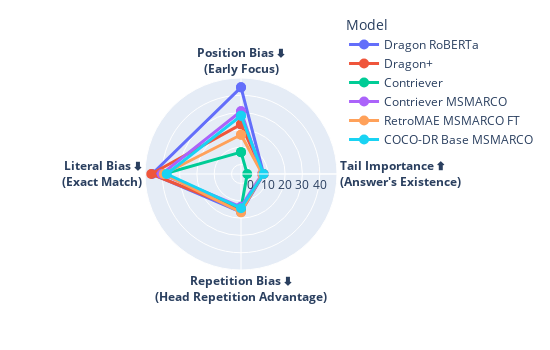

Notebook code for this chart:
### Code cell
import plotly.express as px

fig = px.line_polar(
    df, r="Paired t-Test Statistic", theta="test", color="Model", line_close=True,
    width=550, height=350,
    # color_discrete_sequence=px.colors.sequential.Plasma_r,
    # color_discrete_sequence=px.colors.qualitative.Set1,  # Harmonious color scheme
    # template="plotly_dark",
    # template="seaborn",
    category_orders={"Model": ['Dragon RoBERTa ', 'Dragon+ ', 'Contriever ', 'Contriever MSMARCO', 'RetroMAE MSMARCO FT', 'COCO-DR Base MSMARCO',]},
    
)
fig.update_traces(
    mode="lines+markers",
    marker=dict(size=10, symbol='circle'),  # Larger markers with borders
    line=dict(width=3)  # Thicker lines
)

fig.update_layout(
    polar=dict(
        angularaxis=dict(
            tickfont=dict(weight="bold"),  # Bold theta labels
        ),
    ),
)

fig.update_layout(legend=dict(
    yanchor="bottom",
    y=0.6,
    xanchor="left",
    x=0.82
))

# fig.update_layout(polar=dict(radialaxis=dict(type="log")))
# fig.update_layout(legend_traceorder="reversed")

# fig.update_traces(fill='toself')
fig.write_image("figs/radar_plot.pdf", engine="kaleido")
fig.show()

### Figure 1 — Plotly figure (JSON) as saved in the notebook; plotly's stock layout.template omitted (floating-point values rounded to 4 significant figures)
{"data": [{"hovertemplate": "Model=Dragon RoBERTa <br>Paired t-Test Statistic=%{r}<br>test=%{theta}<extra></extra>", "legendgroup": "Dragon RoBERTa ", "line": {"color": "#636efa", "dash": "solid", "width": 3}, "marker": {"size": 10, "symbol": "circle"}, "mode": "lines+markers", "name": "Dragon RoBERTa ", "r": [44.56, 7.586, 16.49, 45.84, 44.56], "showlegend": true, "subplot": "polar", "theta": ["Position Bias ⬇<br>(Early Focus)", "Tail Importance ⬆<br>(Answer's Existence)", "Repetition Bias ⬇<br>(Head Repetition Advantage)", "Literal Bias ⬇<br>(Exact Match)", "Position Bias ⬇<br>(Early Focus)"], "type": "scatterpolar"}, {"hovertemplate": "Model=Dragon+ <br>Paired t-Test Statistic=%{r}<br>test=%{theta}<extra></extra>", "legendgroup": "Dragon+ ", "line": {"color": "#EF553B", "dash": "solid", "width": 3}, "marker": {"size": 10, "symbol": "circle"}, "mode": "lines+markers", "name": "Dragon+ ", "r": [23.2, 7.57, 15.22, 46.35, 23.2], "showlegend": true, "subplot": "polar", "theta": ["Position Bias ⬇<br>(Early Focus)", "Tail Importance ⬆<br>(Answer's Existence)", "Repetition Bias ⬇<br>(Head Repetition Advantage)", "Literal Bias ⬇<br>(Exact Match)", "Position Bias ⬇<br>(Early Focus)"], "type": "scatterpolar"}, {"hovertemplate": "Model=Contriever <br>Paired t-Test Statistic=%{r}<br>test=%{theta}<extra></extra>", "legendgroup": "Contriever ", "line": {"color": "#00cc96", "dash": "solid", "width": 3}, "marker": {"size": 10, "symbol": "circle"}, "mode": "lines+markers", "name": "Contriever ", "r": [7.146, -1.858, 14.31, 39.14, 7.146], "showlegend": true, "subplot": "polar", "theta": ["Position Bias ⬇<br>(Early Focus)", "Tail Importance ⬆<br>(Answer's Existence)", "Repetition Bias ⬇<br>(Head Repetition Advantage)", "Literal Bias ⬇<br>(Exact Match)", "Position Bias ⬇<br>(Early Focus)"], "type": "scatterpolar"}, {"hovertemplate": "Model=Contriever MSMARCO<br>Paired t-Test Statistic=%{r}<br>test=%{theta}<extra></extra>", "legendgroup": "Contriever MSMARCO", "line": {"color": "#ab63fa", "dash": "solid", "width": 3}, "marker": {"size": 10, "symbol": "circle"}, "mode": "lines+markers", "name": "Contriever MSMARCO", "r": [30.73, 6.7, 13.47, 40.33, 30.73], "showlegend": true, "subplot": "polar", "theta": ["Position Bias ⬇<br>(Early Focus)", "Tail Importance ⬆<br>(Answer's Existence)", "Repetition Bias ⬇<br>(Head Repetition Advantage)", "Literal Bias ⬇<br>(Exact Match)", "Position Bias ⬇<br>(Early Focus)"], "type": "scatterpolar"}, {"hovertemplate": "Model=RetroMAE MSMARCO FT<br>Paired t-Test Statistic=%{r}<br>test=%{theta}<extra></extra>", "legendgroup": "RetroMAE MSMARCO FT", "line": {"color": "#FFA15A", "dash": "solid", "width": 3}, "marker": {"size": 10, "symbol": "circle"}, "mode": "lines+markers", "name": "RetroMAE MSMARCO FT", "r": [17.21, 6.883, 16.67, 39.14, 17.21], "showlegend": true, "subplot": "polar", "theta": ["Position Bias ⬇<br>(Early Focus)", "Tail Importance ⬆<br>(Answer's Existence)", "Repetition Bias ⬇<br>(Head Repetition Advantage)", "Literal Bias ⬇<br>(Exact Match)", "Position Bias ⬇<br>(Early Focus)"], "type": "scatterpolar"}, {"hovertemplate": "Model=COCO-DR Base MSMARCO<br>Paired t-Test Statistic=%{r}<br>test=%{theta}<extra></extra>", "legendgroup": "COCO-DR Base MSMARCO", "line": {"color": "#19d3f3", "dash": "solid", "width": 3}, "marker": {"size": 10, "symbol": "circle"}, "mode": "lines+markers", "name": "COCO-DR Base MSMARCO", "r": [28.17, 7.593, 14.26, 37.41, 28.17], "showlegend": true, "subplot": "polar", "theta": ["Position Bias ⬇<br>(Early Focus)", "Tail Importance ⬆<br>(Answer's Existence)", "Repetition Bias ⬇<br>(Head Repetition Advantage)", "Literal Bias ⬇<br>(Exact Match)", "Position Bias ⬇<br>(Early Focus)"], "type": "scatterpolar"}], "layout": {"height": 350, "legend": {"title": {"text": "Model"}, "tracegroupgap": 0, "x": 0.82, "xanchor": "left", "y": 0.6, "yanchor": "bottom"}, "margin": {"t": 60}, "polar": {"angularaxis": {"direction": "clockwise", "rotation": 90, "tickfont": {"weight": "bold"}}, "domain": {"x": [0, 1], "y": [0, 1]}}, "width": 550}}
